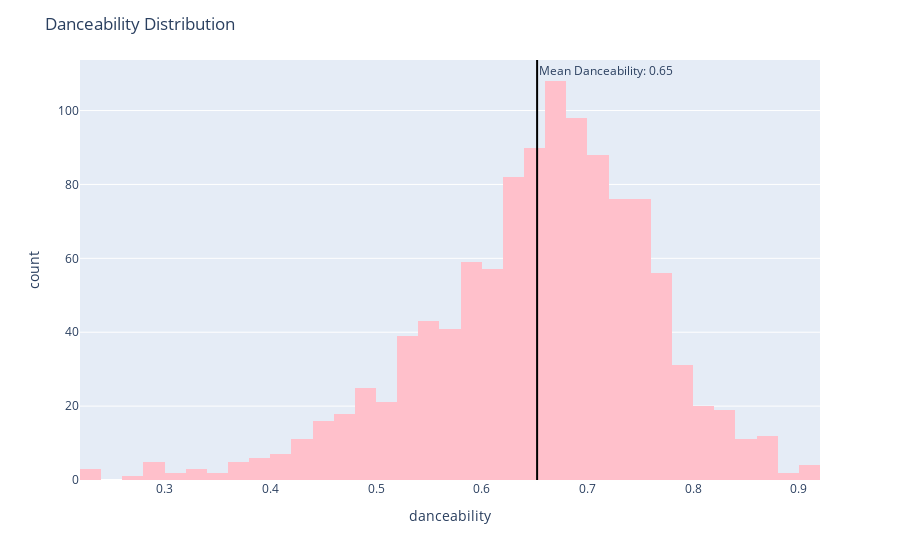

Write notebook code for a chart like this one.
### Code cell
fig = px.histogram(df, x="danceability", marginal=None, hover_data=df.columns, color_discrete_sequence=['pink'])
fig.update_layout(title='Danceability Distribution')
mean_danceability = df['danceability'].mean()
fig.add_vline(x=mean_danceability, line_color='black', annotation_text = f"Mean Danceability: {mean_danceability:.2f}", annotation_position = 'top right')

### Figure 1 — Plotly figure (JSON) as saved in the notebook; plotly's stock layout.template omitted (floating-point values rounded to 4 significant figures; data arrays with more than 128 entries replaced by an {"elided": "..."} marker saying what was removed)
{"data": [{"alignmentgroup": "True", "bingroup": "x", "hovertemplate": "danceability=%{x}<br>count=%{y}<extra></extra>", "legendgroup": "", "marker": {"color": "pink", "pattern": {"shape": ""}}, "name": "", "offsetgroup": "", "orientation": "v", "showlegend": false, "type": "histogram", "x": {"elided": "1137 float values"}, "xaxis": "x", "yaxis": "y"}], "layout": {"annotations": [{"showarrow": false, "text": "Mean Danceability: 0.65", "x": 0.6524, "xanchor": "left", "xref": "x", "y": 1, "yanchor": "top", "yref": "y domain"}], "barmode": "relative", "legend": {"tracegroupgap": 0}, "margin": {"t": 60}, "shapes": [{"line": {"color": "black"}, "type": "line", "x0": 0.6524, "x1": 0.6524, "xref": "x", "y0": 0, "y1": 1, "yref": "y domain"}], "title": {"text": "Danceability Distribution"}, "xaxis": {"anchor": "y", "domain": [0, 1], "title": {"text": "danceability"}}, "yaxis": {"anchor": "x", "domain": [0, 1], "title": {"text": "count"}}}}
